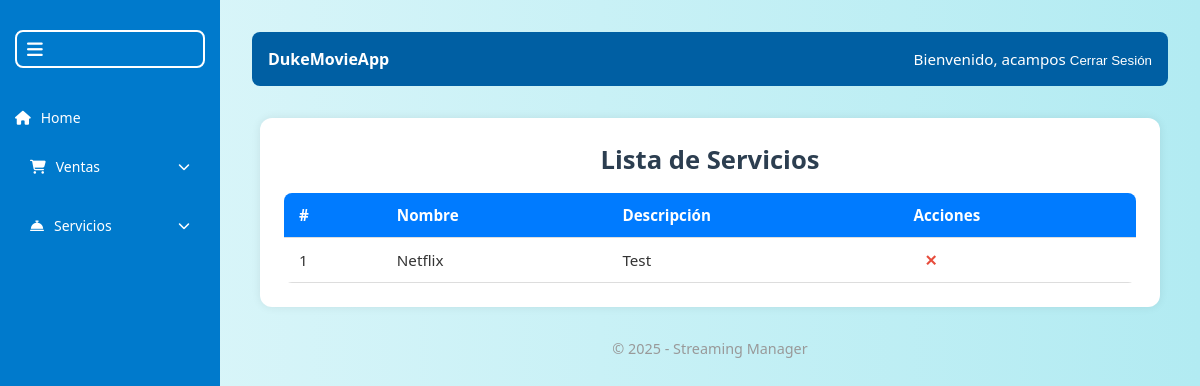
Before: /crud/servicios/ (signed in) with the older database file.
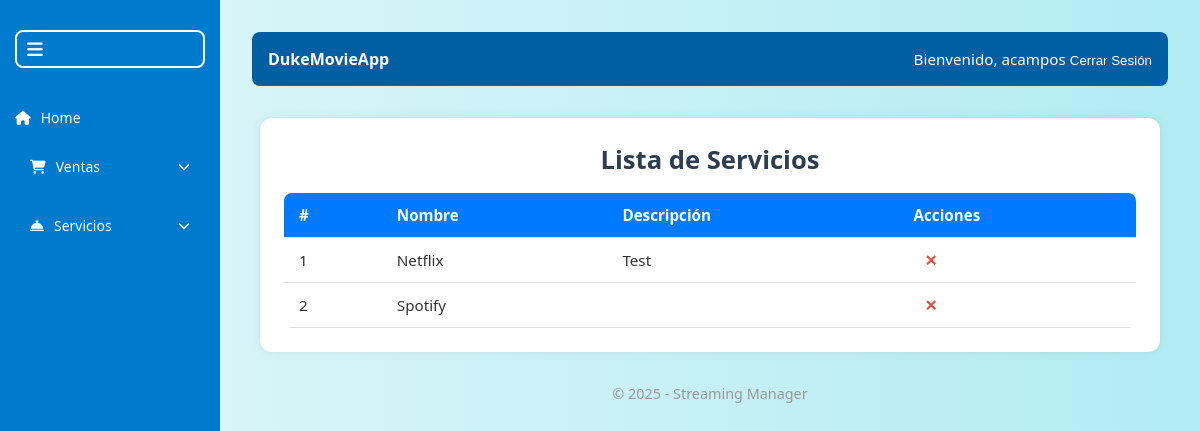
After: the same page with the newer database file.
### crud/models.py (models this page shows, shortened)
class Servicio(models.Model):
    nombre = models.CharField(max_length=100)
    descripcion = models.TextField(blank=True)

### crud/views.py (the view)
# urls.py: path('servicios/', views.listar_servicios, name='listar_servicios'),
@login_required
def listar_servicios(request):
    servicios = Servicio.objects.all()
    return render(request, 'crud/lista_servicios.html', {'servicios': servicios})

### crud/templates/crud/lista_servicios.html
{% extends 'base.html' %}
{% load static %}
{% block content %}
<div class="table-container">
    <h2 class="title">Lista de Servicios</h2>
    <table class="styled-table">
        <thead>
            <tr>
                <th>#</th>
                <th>Nombre</th>
                <th>Descripción</th>
                <th>Acciones</th>
            </tr>
        </thead>
        <tbody>
            {% for servicio in servicios %}
            <tr>
                <td>{{ forloop.counter }}</td>
                <td>{{ servicio.nombre }}</td>
                <td>{{ servicio.descripcion }}</td>
                <td>
                    <a href="{% url 'crud:eliminar_servicio' servicio.id %}"
                       onclick="return confirm('¿Estás seguro de eliminar este servicio?')"
                       class="delete-btn">✕</a>
                </td>
            </tr>
            {% endfor %}
        </tbody>
    </table>
</div>
<p class="center-text">© 2025 - Streaming Manager</p>
{% endblock %}

Changed rows visible on the page:
added Servicio: nombre "Spotify"
